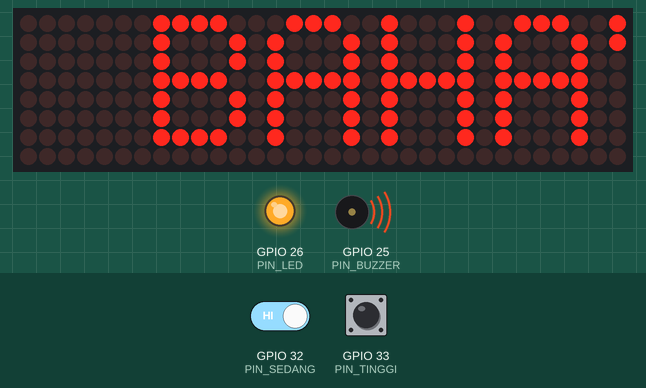
Simulated run of this sketch. Board: ESP32. Shown: 32×8 LED matrix, output pins drawn as LEDs (lit = HIGH), buzzer (waves = sounding, pin HIGH). Inputs (shaded band) come from the test bench; at power-on: GPIO 33 (PIN_TINGGI) HIGH, GPIO 32 (PIN_SEDANG) HIGH. WiFi joins after 1.5 s; servers stay silent unless stated.

Above: at 1.26 s.
1.3 s: GPIO 33 (PIN_TINGGI) pulled LOW for 0.15 s
At 1.36 s:
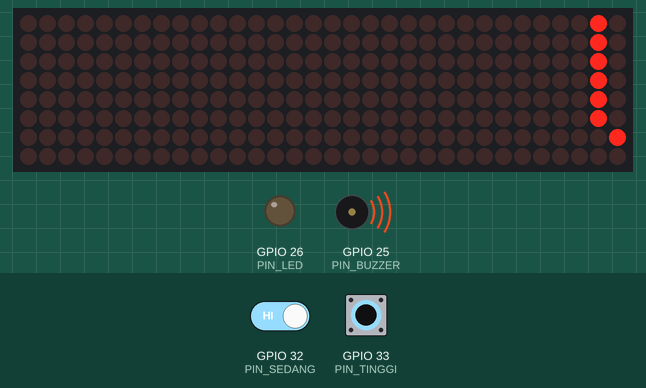
2.0 s: GPIO 33 (PIN_TINGGI) pulled LOW for 1 s
At 2.96 s:
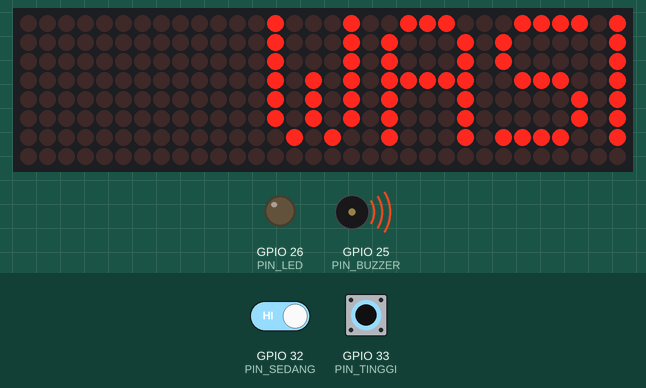
3.6 s: GPIO 32 (PIN_SEDANG) driven LOW and GPIO 33 (PIN_TINGGI) driven LOW
At 5.17 s:
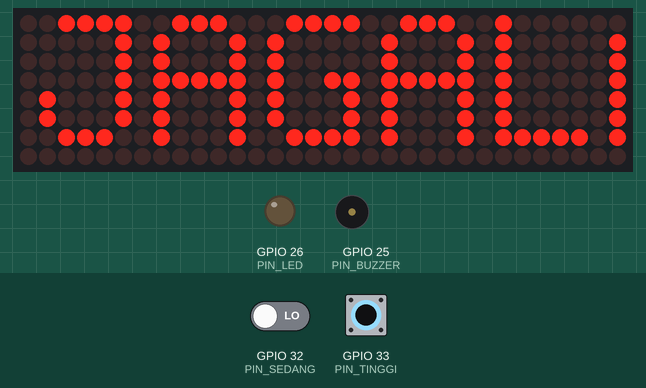
5.2 s: GPIO 32 (PIN_SEDANG) driven HIGH
At 10.24 s:
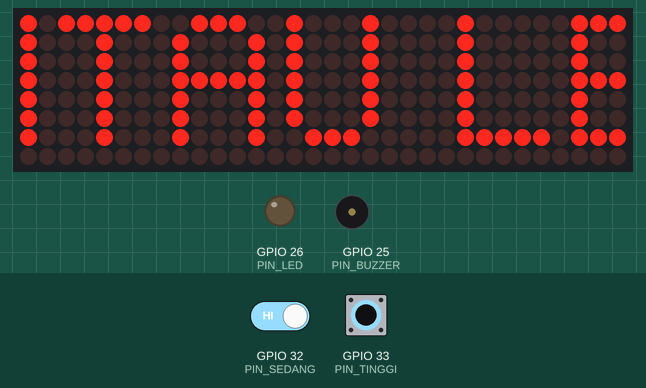
11.1 s: GPIO 33 (PIN_TINGGI) driven HIGH
At 11.15 s:
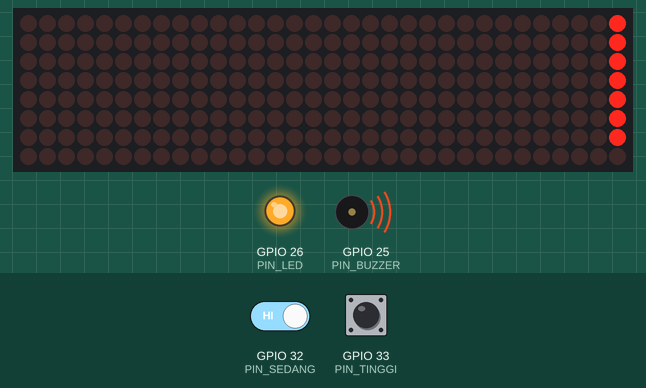
12.6 s: GPIO 33 (PIN_TINGGI) driven LOW
At 12.61 s:
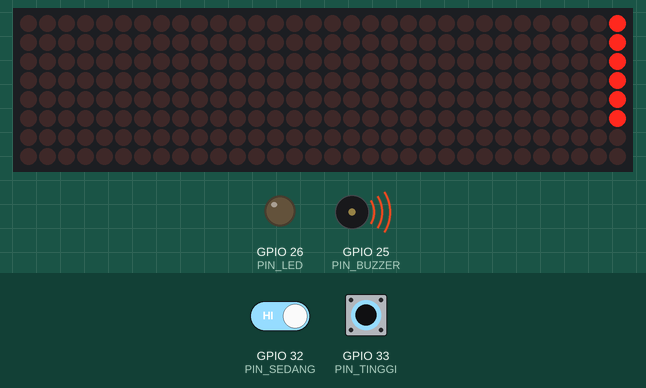
Timing chart, 0 to 19.1 s (numbered marks = the images above; inputs shaded):
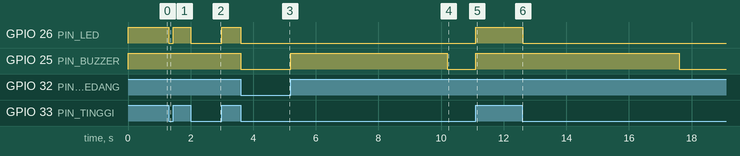

Measured:
- after the input at 1.3 s, GPIO 26 (PIN_LED): HIGH → LOW at once, → HIGH 0.15 s later; the display: first changes at once (image 1 shows a later state)
- after the input at 2.0 s, GPIO 26 (PIN_LED): HIGH → LOW at once, → HIGH 1.0 s later; the display: first changes at once (image 2 shows a later state)
- after the input at 3.6 s, GPIO 26 (PIN_LED), GPIO 25 (PIN_BUZZER): HIGH → LOW at once; the display: first changes at once (image 3 shows a later state)
- after the input at 5.2 s, GPIO 25 (PIN_BUZZER): LOW → HIGH at once, → LOW 5.0 s later; the display: first changes at once (image 4 shows a later state)
- after the input at 11.1 s, GPIO 26 (PIN_LED), GPIO 25 (PIN_BUZZER): LOW → HIGH at once; the display: first changes at once (image 5 shows a later state)
- after the input at 12.6 s, GPIO 26 (PIN_LED): HIGH → LOW at once; GPIO 25 (PIN_BUZZER): HIGH → LOW after 5.0 s; the display: changes at once (image 6)

The sketch:

levelwatermonitoring.ino
```cpp
#include <WiFi.h>
#include <WiFiClientSecure.h>
#include <UniversalTelegramBot.h>
#include <ArduinoJson.h>
#include <MD_Parola.h>
#include <MD_MAX72xx.h>
#include <SPI.h>

#define HARDWARE_TYPE MD_MAX72XX::FC16_HW
#define MAX_DEVICES 4

// ===== KONFIGURASI =====
const char* WIFI_SSID = "YOUR_WIFI_SSID";
const char* WIFI_PASSWORD = "YOUR_WIFI_PASSWORD";
const char* BOT_TOKEN = "YOUR_BOT_TOKEN";
const String CHAT_ID_DIIZINKAN = "YOUR_TELEGRAM_CHAT_ID";
// =======================

const byte PIN_SEDANG = 32;
const byte PIN_TINGGI = 33;
const byte PIN_LED = 26;
const byte PIN_BUZZER = 25;

const byte PIN_DIN = 23;
const byte PIN_CLK = 18;
const byte PIN_CS = 5;

const unsigned long DURASI_BUZZER_WASPADA = 5000;

MD_Parola matrix(HARDWARE_TYPE, PIN_DIN, PIN_CLK, PIN_CS, MAX_DEVICES);

WiFiClientSecure secureClient;
UniversalTelegramBot bot(BOT_TOKEN, secureClient);

enum LevelAir { AMAN, WASPADA, BAHAYA };

volatile LevelAir levelSekarang = AMAN;
volatile bool alarmDiizinkan = true;

unsigned long mulaiWaspada = 0;

const char* namaLevel(LevelAir level) {
  if (level == BAHAYA) return "BAHAYA - SEGERA KURANGI AIR";
  if (level == WASPADA) return "WASPADA - PANTAU LEVEL AIR";
  return "JAGALAH KEBERSIHAN";
}

void tampilkan(LevelAir level) {
  matrix.displayClear();
  matrix.displayScroll(
    namaLevel(level),
    PA_LEFT,
    PA_SCROLL_LEFT,
    50
  );
}

String buatStatus() {
  LevelAir level = levelSekarang;
  bool alarmAktif = alarmDiizinkan;

  String pesan = "Status air: ";
  pesan += namaLevel(level);
  pesan += "\nAlarm: ";
  pesan += alarmAktif ? "AKTIF" : "DIBISUKAN";
  pesan += "\nWi-Fi: TERHUBUNG";

  return pesan;
}

void prosesPesan(int jumlahPesan) {
  for (int i = 0; i < jumlahPesan; i++) {
    String chatId = bot.messages[i].chat_id;
    String perintah = bot.messages[i].text;

    if (perintah == "/start") {
      bot.sendMessage(
        chatId,
        "Bot monitoring air aktif.\n"
        "Chat ID kamu: " + chatId +
        "\nKetik /status untuk melihat kondisi air.",
        ""
      );
      continue;
    }

    // Semua orang boleh melihat status.
    if (perintah == "/status") {
      bot.sendMessage(chatId, buatStatus(), "");
      continue;
    }

    // Hanya pemilik yang boleh mengatur alarm.
    if (perintah == "/alarm_off" || perintah == "/alarm_on") {
      if (chatId != CHAT_ID_DIIZINKAN) {
        bot.sendMessage(
          chatId,
          "Hanya pemilik yang bisa mengatur alarm. "
          "Gunakan /status untuk melihat kondisi air.",
          ""
        );
        continue;
      }

      if (perintah == "/alarm_off") {
        alarmDiizinkan = false;
        bot.sendMessage(
          chatId,
          "Alarm dibisukan. Status air tetap dipantau.",
          ""
        );
      } else {
        alarmDiizinkan = true;
        bot.sendMessage(
          chatId,
          "Alarm aktif kembali.",
          ""
        );
      }
    }
  }
}

void tugasTelegram(void* parameter) {
  for (;;) {
    if (WiFi.status() != WL_CONNECTED) {
      WiFi.reconnect();
      vTaskDelay(pdMS_TO_TICKS(10000));
      continue;
    }

    int jumlahPesan = bot.getUpdates(bot.last_message_received + 1);

    while (jumlahPesan > 0) {
      prosesPesan(jumlahPesan);
      jumlahPesan = bot.getUpdates(bot.last_message_received + 1);
    }

    vTaskDelay(pdMS_TO_TICKS(2000));
  }
}

void setup() {
  Serial.begin(115200);

  pinMode(PIN_SEDANG, INPUT_PULLUP);
  pinMode(PIN_TINGGI, INPUT_PULLUP);
  pinMode(PIN_LED, OUTPUT);
  pinMode(PIN_BUZZER, OUTPUT);

  digitalWrite(PIN_LED, LOW);
  digitalWrite(PIN_BUZZER, LOW);

  matrix.begin();
  matrix.setIntensity(3);
  tampilkan(AMAN);

  WiFi.mode(WIFI_STA);
  WiFi.begin(WIFI_SSID, WIFI_PASSWORD);

  secureClient.setInsecure();

  xTaskCreatePinnedToCore(
    tugasTelegram,
    "Telegram",
    10000,
    nullptr,
    1,
    nullptr,
    0
  );
}

void loop() {
  // Float switch milikmu mendeteksi air saat HIGH.
  bool airSedang = digitalRead(PIN_SEDANG) == HIGH;
  bool airTinggi = digitalRead(PIN_TINGGI) == HIGH;

  LevelAir levelBaru = AMAN;

  if (airTinggi) {
    levelBaru = BAHAYA;
  } else if (airSedang) {
    levelBaru = WASPADA;
  }

  if (levelBaru != levelSekarang) {
    LevelAir levelSebelumnya = levelSekarang;
    levelSekarang = levelBaru;
    tampilkan(levelBaru);

    // Mulai hitung 5 detik saat baru masuk WASPADA.
    if (levelBaru == WASPADA) {
      mulaiWaspada = millis();
    }

    // Setelah keluar dari BAHAYA, alarm siap untuk
    // kejadian BAHAYA berikutnya.
    if (levelSebelumnya == BAHAYA && levelBaru != BAHAYA) {
      alarmDiizinkan = true;
    }
  }

  if (matrix.displayAnimate()) {
    matrix.displayReset();
  }

  bool buzzerWaspada =
    levelSekarang == WASPADA &&
    alarmDiizinkan &&
    (millis() - mulaiWaspada < DURASI_BUZZER_WASPADA);

  bool alarmBahaya =
    levelSekarang == BAHAYA &&
    alarmDiizinkan;

  // WASPADA: hanya buzzer selama 5 detik.
  // BAHAYA: buzzer dan LED terus menyala sampai /alarm_off.
  digitalWrite(
    PIN_BUZZER,
    (buzzerWaspada || alarmBahaya) ? HIGH : LOW
  );
  digitalWrite(PIN_LED, alarmBahaya ? HIGH : LOW);

  delay(1);
}
```
